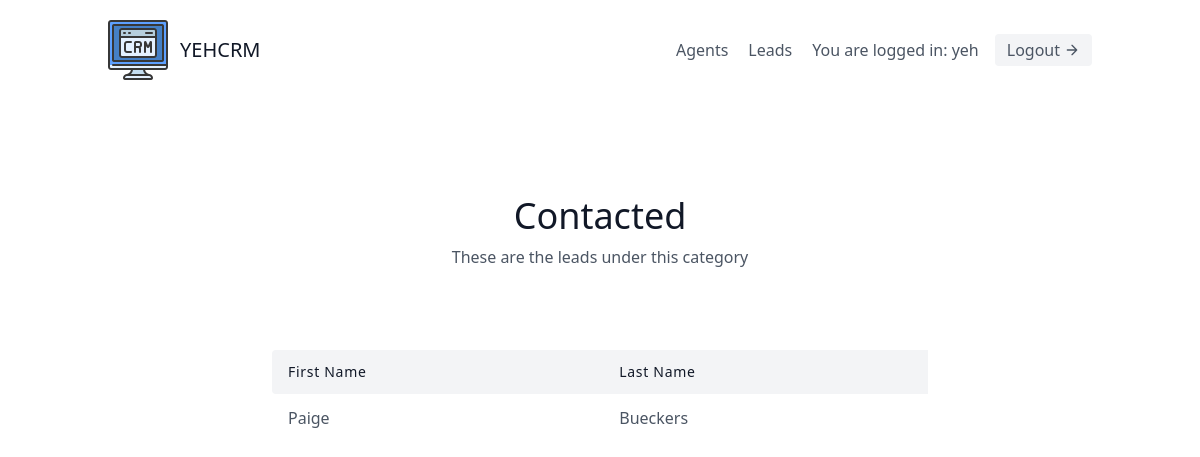
The page /leads/categories/1 (signed in) on the database its author committed.
### leads/models.py (models this page shows, shortened)
class User(AbstractUser):
    is_organizor = models.BooleanField(default=True)
    is_agent = models.BooleanField(default=False)

class Category(models.Model):
    name = models.CharField(max_length=30)
    organization = models.ForeignKey(UserProfile,on_delete=models.CASCADE)

class Lead(models.Model):
    first_name = models.CharField(max_length=20)
    last_name = models.CharField(max_length=20)
    age = models.IntegerField(default=0)
    organization = models.ForeignKey(UserProfile,on_delete=models.CASCADE)
    agent = models.ForeignKey("Agent",related_name='leads',null=True,blank=True,on_delete = models.SET_NULL)
    category = models.ForeignKey("Category",related_name='leads',null=True,blank=True,on_delete = models.SET_NULL)
    description = models.TextField()
    date_added = models.DateTimeField(auto_now_add=True)
    phone_number = models.CharField(max_length=20)
    email = models.EmailField()

### leads/views.py (the view)
# urls.py: path('categories/<int:pk>',CategoryDetailView.as_view(),name='category-detail')
class CategoryDetailView(LoginRequiredMixin,DetailView):
    template_name = 'leads/category_detail.html'
    context_object_name = 'category'
    def get_queryset(self):
        user = self.request.user
        if user.is_organizor:
            queryset = Category.objects.filter(
                organization = user.userprofile
            )
        else:
            queryset = Category.objects.filter(
                organization = user.agent.organization
            )
        return queryset

### leads/templates/leads/category_detail.html
{% extends "base.html" %}
{% block content %}
<section class="text-gray-600 body-font">
  <div class="container px-5 py-24 mx-auto">
    <div class="flex flex-col text-center w-full mb-20">
      <h1 class="sm:text-4xl text-3xl font-medium title-font mb-2 text-gray-900">
        {{ category.name }}
    </h1>
      <p class="lg:w-2/3 mx-auto leading-relaxed text-base">
        These are the leads under this category
      </p>
    </div>
    <div class="lg:w-2/3 w-full mx-auto overflow-auto">
      <table class="table-auto w-full text-left whitespace-no-wrap">
        <thead>
          <tr>
            <th class="px-4 py-3 title-font tracking-wider font-medium text-gray-900 text-sm bg-gray-100 rounded-tl rounded-bl">
                First Name
            </th>
            <th class="px-4 py-3 title-font tracking-wider font-medium text-gray-900 text-sm bg-gray-100">
                Last Name
            </th>
          </tr>
        </thead>
        <tbody>
            {% for lead in category.leads.all %}
            <tr>
                <td class="px-4 py-3"><a class="hover:text-blue-500"href="{% url 'leads:lead-detail' lead.pk%}">{{ lead.first_name }}</a></td>
                <td class="px-4 py-3">{{ lead.last_name }}</td>
            </tr>
            {% endfor %}
        </tbody>
      </table>
    </div>
  </div>
</section>
{% endblock content %}

### templates/navbar.html (shortened to what this page needs)
{% load static %}
<header class="text-gray-600 body-font">
  <div class="container mx-auto flex flex-wrap p-5 flex-col md:flex-row items-center">
    <a href="{% url 'landing-page'%}"class="flex title-font font-medium items-center text-gray-900 mb-4 md:mb-0">
      <img src="{% static 'images/Logo_CRM.svg' %}"/>
      <span class="ml-3 text-xl">YEHCRM</span>
    </a>
    <nav class="md:ml-auto flex flex-wrap items-center text-base justify-center">
        {% if not request.user.is_authenticated %}
          <a href="{% url 'signup' %}" class="mr-5 hover:text-gray-900">Sign up</a>
        {% else %}
          {% if request.user.is_organizor %}
            <a href="{% url 'agents:agent-list' %}" class="mr-5 hover:text-gray-900">Agents</a>
          {% endif %}
          <a href="{% url 'leads:lead-list' %}" class="mr-5 hover:text-gray-900">Leads</a>
        {% endif %}
    </nav>
    {% if request.user.is_authenticated %}
      You are logged in: {{request.user.username}}
      <a href="{% url 'logout' %}" class="ml-4 inline-flex items-center bg-gray-100 border-0 py-1 px-3 focus:outline-none hover:bg-gray-200 rounded text-base mt-4 md:mt-0">
        Logout
        <svg fill="none" stroke="currentColor" stroke-linecap="round" stroke-linejoin="round" stroke-width="2" class="w-4 h-4 ml-1" viewBox="0 0 24 24">
          <path d="M5 12h14M12 5l7 7-7 7"></path>
        </svg>
      </a>
    {% endif %}
  </div>
</header>

### rows shown on the page
User: user.username "yeh"
Category: name "Contacted"
Lead: first_name "Paige", last_name "Bueckers"
